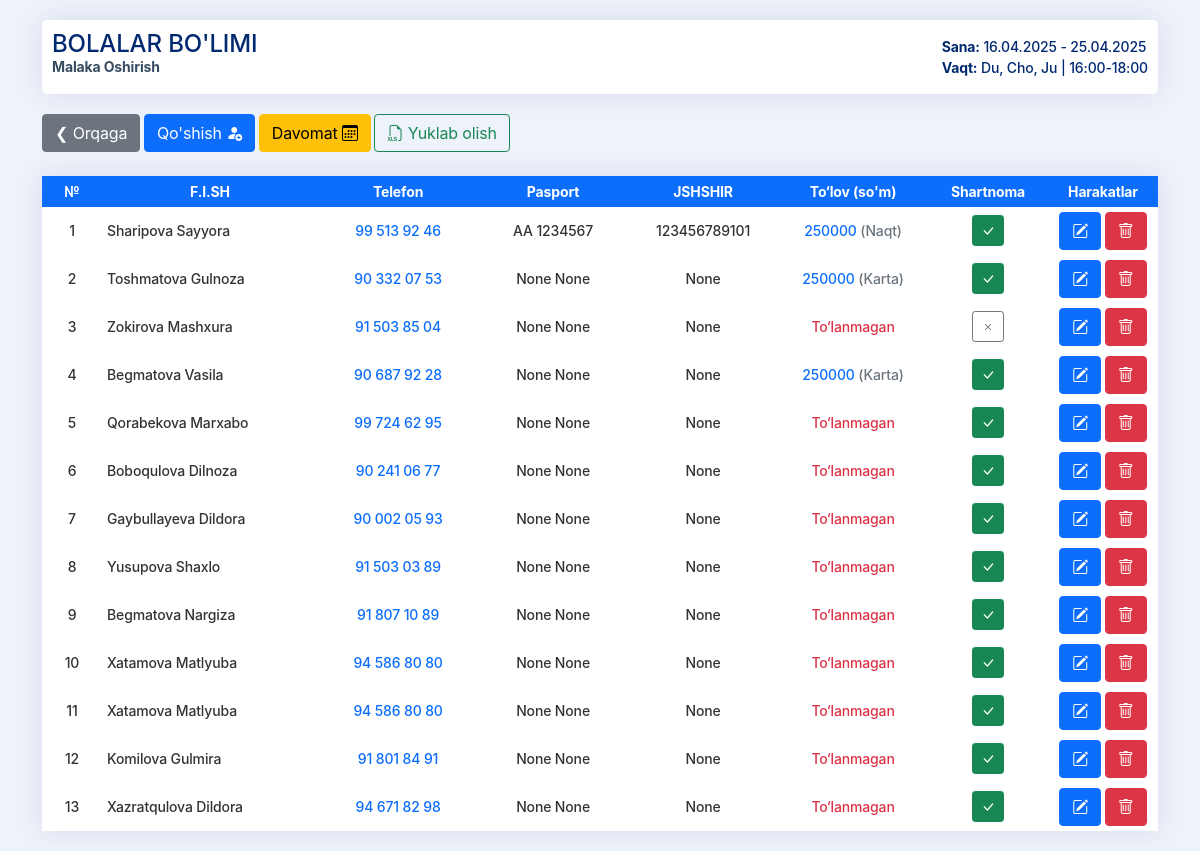
Page /guruh/1/ on the earlier database version.
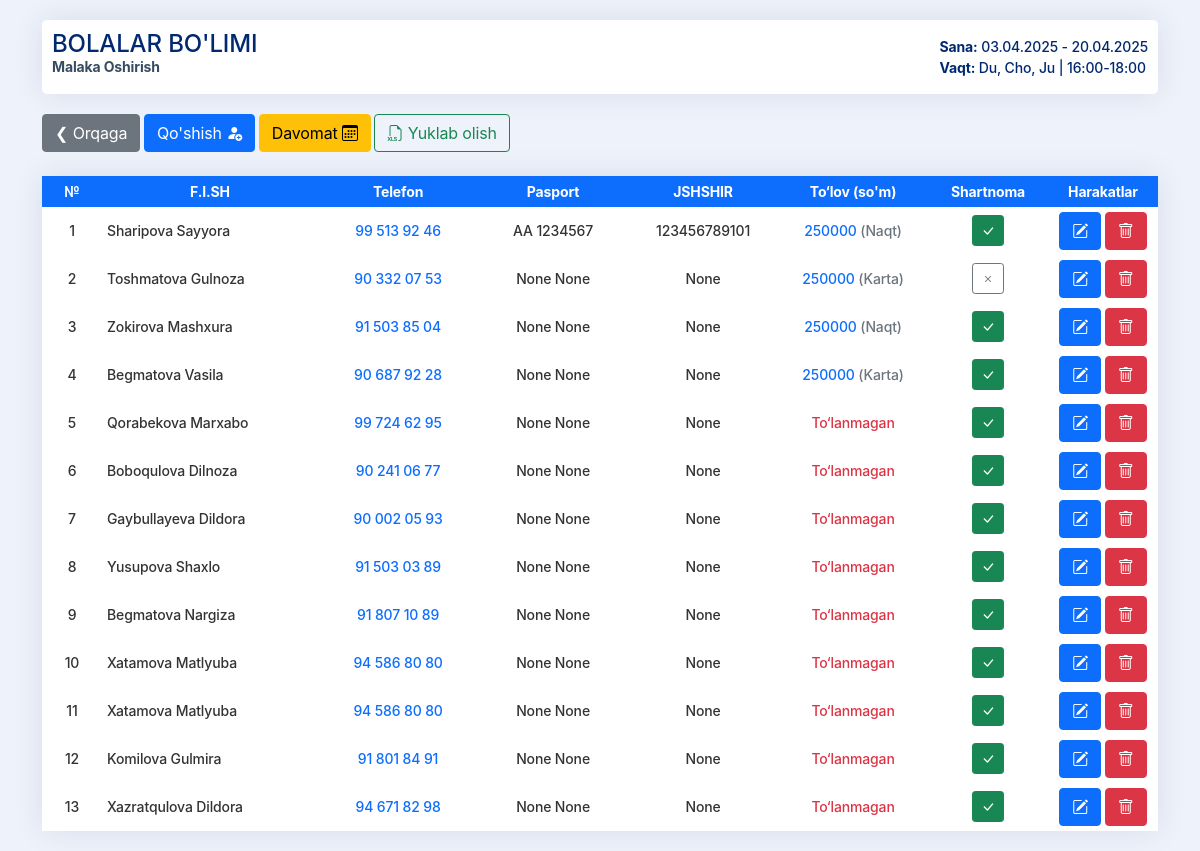
Same page on the later database version.
### center/models.py (models this page shows, shortened)
class Group(models.Model):
    DAYS_CHOICES = [
        ('Du, Cho, Ju', 'Du, Cho, Ju'),
        ('Se, Pa, Sha', 'Se, Pa, Sha'),
    ]
    name = models.CharField(max_length=100)
    start_date = models.DateField()
    end_date = models.DateField(null=True, blank=True)
    days = models.CharField(max_length=50, choices=DAYS_CHOICES, blank=True, null=True)  # Dars kunlari
    time = models.CharField(max_length=20, blank=True, null=True)  # Dars vaqti
    is_archived = models.BooleanField(default=False)  # Arxivlangan guruh

class Student(models.Model):
    full_name = models.CharField(max_length=100)
    is_archived = models.BooleanField(default=False)
    phone = models.CharField(max_length=20)
    passport_series = models.CharField(max_length=10, blank=True, null=True)
    passport_number = models.CharField(max_length=20, blank=True, null=True)
    jshr = models.CharField(max_length=20, blank=True, null=True)
    group = models.ForeignKey(Group, on_delete=models.CASCADE, related_name='students')
    join_date = models.DateField(auto_now_add=True)
    has_contract = models.BooleanField(default=False)   # Shartnoma bor yoki yo‘q

class Payment(models.Model):
    PAYMENT_METHOD_CHOICES = [
        ('Naqt', 'Naqt'),
        ('Karta', 'Karta'),
    ]
    student = models.ForeignKey(Student, on_delete=models.CASCADE, related_name='payments')
    amount = models.DecimalField(max_digits=10, decimal_places=2)
    payment_date = models.DateField(auto_now_add=True)
    payment_method = models.CharField(max_length=10, choices=PAYMENT_METHOD_CHOICES, blank=True, null=True)

### center/views.py (the view)
# urls.py: path('guruh/<int:group_id>/', views.group_detail, name='group_detail'), # Sahifa
def group_detail(request, group_id):#  Guruh sahifasi
    group = get_object_or_404(Group, pk=group_id)
    students = group.students.all()
    return render(request, 'center/group_detail.html', {'group': group, 'students': students})

### center/templates/center/group_detail.html (shortened to what this page needs)
{% extends "center/base.html" %}
{% block content %}
{% load static %}
<div class="d-flex justify-content-between align-items-center flex-wrap page-title">
  <h4>
    {{ group.name }}
    <span>Malaka oshirish</span>
  </h4>
  <div>
    <strong>Sana:</strong> {{ group.start_date|date:"d.m.Y" }} -  {{ group.end_date|date:"d.m.Y" }}<br>
    <strong>Vaqt:</strong> {{ group.days }} | {{ group.time }} <br>
  </div>
</div>
<div style="margin: 10px 0px; padding: 10px 0px;">
  <a href="{% url 'home' %}" class="btn btn-secondary mb-1">❮ Orqaga</a>
  <a href="{% url 'add_student' group.id %}" class="btn btn-primary mb-1">Qo'shish <i class="bi bi-person-fill-add"></i></i></a>
  <a href="{% url 'attendance_view' group.id %}" class="btn btn-warning mb-1">Davomat <i class="bi bi-calendar3"></i></a>
  <a href="{% url 'export_group_excel' group.id %}" class="btn btn-outline-success mb-1"><i class="bi bi-filetype-xls"></i> Yuklab olish</a>
</div>
<div class="group-table">
  <table>
    <thead>
      <tr>
        <th style="width: 60px;">№</th>
        <th>F.I.SH</th>
        <th style="width: 160px;">Telefon</th>
        <th style="width: 150px;">Pasport</th>
        <th style="width: 150px;">JSHSHIR</th>
        <th style="width: 150px;">To‘lov (so'm)</th>
        <th>Shartnoma</th>
        <th style="width: 110px;">Harakatlar</th>
      </tr>
    </thead>
    <tbody>
      {% for student in students %}
      <tr>
        <td>{{ forloop.counter }}</td>
        <td class="text-start">{{ student.full_name }}</td>
        <td><a href="tel:{{ student.phone }}">{{ student.phone }}</a></td>
        <td>{{ student.passport_series }} {{ student.passport_number }}</td>
        <td>{{ student.jshr }}</td>
        <td class="text-success">
          {% for payment in student.payments.all %}
            <a href="{% url 'edit_payment' payment.id %}">{{ payment.amount|floatformat:0 }} <span class="text-secondary">({{payment.payment_method}})</span></a><br>
          {% empty %}
            <a href="{% url 'add_payment' student.id %}" class="text-danger">To‘lanmagan</a>
          {% endfor %}
        </td>
        <td class="text-center">
          <form method="post" action="{% url 'toggle_contract' student.id %}" style="height: 0px; display: flex; justify-content: center; align-items: center;">
            <button type="submit" class="btn btn-sm {% if student.has_contract %}btn-success{% else %}btn-outline-secondary{% endif %}">
              {% if student.has_contract %}
                <i class="bi bi-check-lg"></i>
              {% else %}
                <i class="bi bi-x"></i>
              {% endif %}
            </button>
          </form>
        </td>
        <td>
          <a href="{% url 'edit_student' student.id %}" class="btn btn-primary"><i class="bi bi-pencil-square"></i></a>
          <button type="button" class="btn btn-danger"  data-bs-toggle="modal"  data-bs-target="#confirmDeleteModal" onclick="prepareDelete({{ student.id }})"> <i class="bi bi-trash"></i></button>
        </td>
      </tr>
      {% empty %}
      <tr><td colspan="9" class="text-danger">Hozircha o'quvchilar mavjud emas</td></tr>
      {% endfor %}
    </tbody>
  </table>
</div>
{% endblock %}

Differences in the rows shown:
changed Group "BOLALAR BO'LIMI": start_date "16.04.2025" → "03.04.2025"; end_date "25.04.2025" → "20.04.2025"
changed Student "Toshmatova Gulnoza": has_contract True → False (drawn)
changed Student "Zokirova Mashxura": has_contract False → True (drawn); no longer shows "To‘lanmagan"
added Payment: amount "250000", payment_method "Naqt", shown under Student "Zokirova Mashxura"
